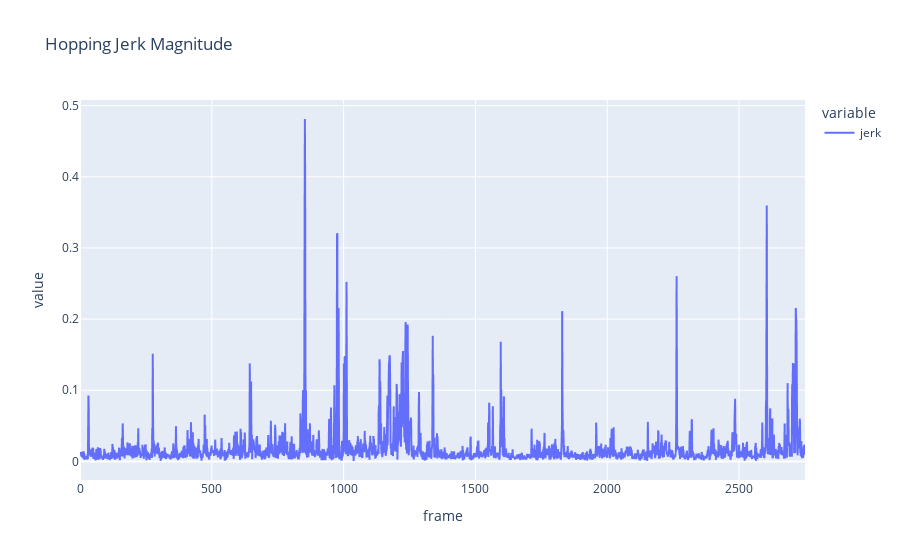
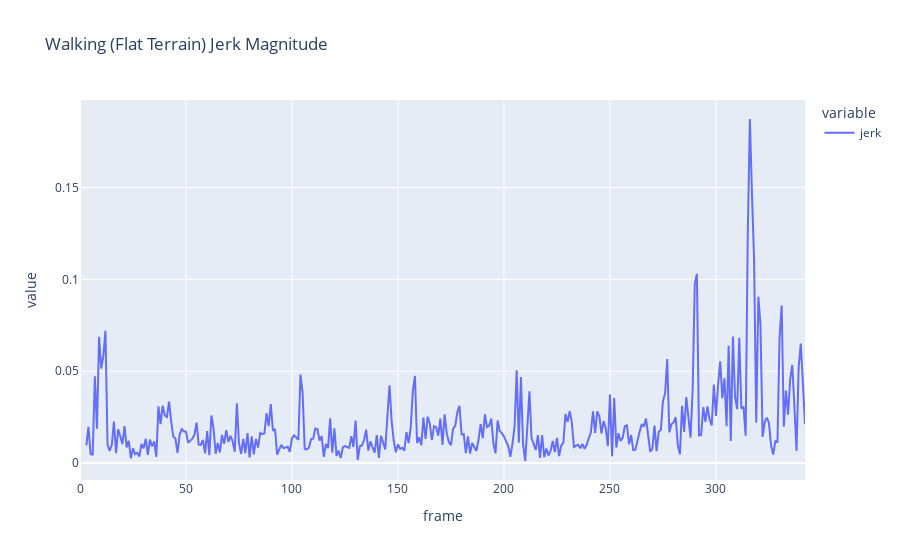
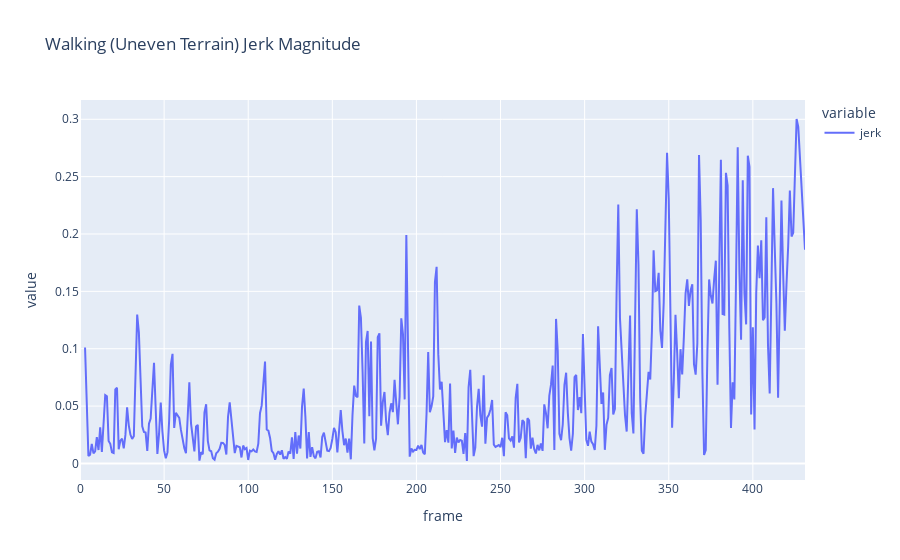

Notebook code cell kept with these figures, in order:
### Code cell
for name, df in animations.items():
    diff = get_diff(df)
    jerk = diff['jerk'].apply(np.linalg.norm)
    display(px.line(jerk.loc[:, 'root'], title=name+' Jerk Magnitude'))

### Figure 1 — Plotly figure (JSON) as saved in the notebook; plotly's stock layout.template omitted (floating-point values rounded to 4 significant figures; data arrays with more than 128 entries replaced by an {"elided": "..."} marker saying what was removed)
{"data": [{"hovertemplate": "variable=jerk<br>frame=%{x}<br>value=%{y}<extra></extra>", "legendgroup": "jerk", "line": {"color": "#636efa", "dash": "solid"}, "marker": {"symbol": "circle"}, "mode": "lines", "name": "jerk", "showlegend": true, "type": "scattergl", "x": {"elided": "2751 int values"}, "xaxis": "x", "y": {"elided": "2751 float values"}, "yaxis": "y"}], "layout": {"legend": {"title": {"text": "variable"}, "tracegroupgap": 0}, "title": {"text": "Hopping Jerk Magnitude"}, "xaxis": {"anchor": "y", "domain": [0, 1], "title": {"text": "frame"}}, "yaxis": {"anchor": "x", "domain": [0, 1], "title": {"text": "value"}}}}

### Figure 2 — Plotly figure (JSON) as saved in the notebook; plotly's stock layout.template omitted (floating-point values rounded to 4 significant figures; data arrays with more than 128 entries replaced by an {"elided": "..."} marker saying what was removed)
{"data": [{"hovertemplate": "variable=jerk<br>frame=%{x}<br>value=%{y}<extra></extra>", "legendgroup": "jerk", "line": {"color": "#636efa", "dash": "solid"}, "marker": {"symbol": "circle"}, "mode": "lines", "name": "jerk", "orientation": "v", "showlegend": true, "type": "scatter", "x": {"elided": "343 int values"}, "xaxis": "x", "y": {"elided": "343 float values"}, "yaxis": "y"}], "layout": {"legend": {"title": {"text": "variable"}, "tracegroupgap": 0}, "title": {"text": "Walking (Flat Terrain) Jerk Magnitude"}, "xaxis": {"anchor": "y", "domain": [0, 1], "title": {"text": "frame"}}, "yaxis": {"anchor": "x", "domain": [0, 1], "title": {"text": "value"}}}}

### Figure 3 — Plotly figure (JSON) as saved in the notebook; plotly's stock layout.template omitted (floating-point values rounded to 4 significant figures; data arrays with more than 128 entries replaced by an {"elided": "..."} marker saying what was removed)
{"data": [{"hovertemplate": "variable=jerk<br>frame=%{x}<br>value=%{y}<extra></extra>", "legendgroup": "jerk", "line": {"color": "#636efa", "dash": "solid"}, "marker": {"symbol": "circle"}, "mode": "lines", "name": "jerk", "orientation": "v", "showlegend": true, "type": "scatter", "x": {"elided": "432 int values"}, "xaxis": "x", "y": {"elided": "432 float values"}, "yaxis": "y"}], "layout": {"legend": {"title": {"text": "variable"}, "tracegroupgap": 0}, "title": {"text": "Walking (Uneven Terrain) Jerk Magnitude"}, "xaxis": {"anchor": "y", "domain": [0, 1], "title": {"text": "frame"}}, "yaxis": {"anchor": "x", "domain": [0, 1], "title": {"text": "value"}}}}
